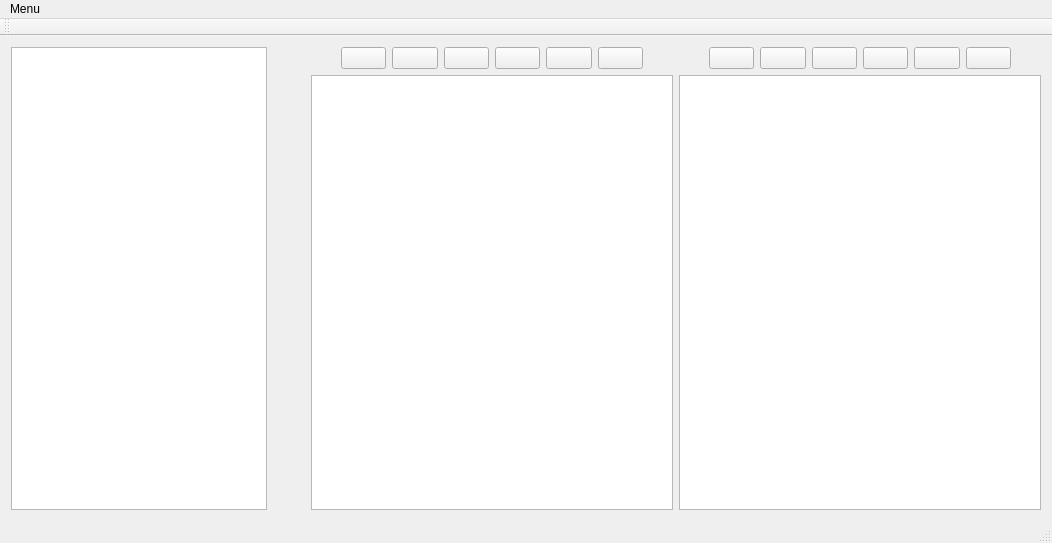
<?xml version="1.0" encoding="UTF-8"?>
<ui version="4.0">
 <class>MainWindow</class>
 <widget class="QMainWindow" name="MainWindow">
  <property name="geometry">
   <rect>
    <x>0</x>
    <y>0</y>
    <width>1052</width>
    <height>543</height>
   </rect>
  </property>
  <property name="sizePolicy">
   <sizepolicy hsizetype="Maximum" vsizetype="Preferred">
    <horstretch>0</horstretch>
    <verstretch>0</verstretch>
   </sizepolicy>
  </property>
  <property name="windowTitle">
   <string>MainWindow</string>
  </property>
  <widget class="QWidget" name="centralWidget">
   <layout class="QHBoxLayout" name="horizontalLayout_3">
    <item>
     <widget class="QTreeView" name="treeView">
      <property name="sizePolicy">
       <sizepolicy hsizetype="Maximum" vsizetype="Expanding">
        <horstretch>0</horstretch>
        <verstretch>0</verstretch>
       </sizepolicy>
      </property>
     </widget>
    </item>
    <item>
     <spacer name="horizontalSpacer_3">
      <property name="orientation">
       <enum>Qt::Horizontal</enum>
      </property>
      <property name="sizeType">
       <enum>QSizePolicy::Maximum</enum>
      </property>
      <property name="sizeHint" stdset="0">
       <size>
        <width>38</width>
        <height>189</height>
       </size>
      </property>
     </spacer>
    </item>
    <item>
     <layout class="QGridLayout" name="gridLayout">
      <item row="0" column="3">
       <layout class="QHBoxLayout" name="horizontalLayout_2">
        <item>
         <spacer name="horizontalSpacer_right_1">
          <property name="orientation">
           <enum>Qt::Horizontal</enum>
          </property>
          <property name="sizeType">
           <enum>QSizePolicy::Fixed</enum>
          </property>
          <property name="sizeHint" stdset="0">
           <size>
            <width>30</width>
            <height>20</height>
           </size>
          </property>
         </spacer>
        </item>
        <item>
         <widget class="QPushButton" name="load_image_right">
          <property name="text">
           <string/>
          </property>
         </widget>
        </item>
        <item>
         <widget class="QPushButton" name="save_image_right">
          <property name="text">
           <string/>
          </property>
         </widget>
        </item>
        <item>
         <widget class="QPushButton" name="clean_image_right">
          <property name="text">
           <string/>
          </property>
         </widget>
        </item>
        <item>
         <widget class="QPushButton" name="add_axis_right">
          <property name="text">
           <string/>
          </property>
         </widget>
        </item>
        <item>
         <widget class="QPushButton" name="add_point_right">
          <property name="text">
           <string/>
          </property>
         </widget>
        </item>
        <item>
         <widget class="QPushButton" name="change_brush_right">
          <property name="text">
           <string/>
          </property>
         </widget>
        </item>
        <item>
         <spacer name="horizontalSpacer_right_2">
          <property name="orientation">
           <enum>Qt::Horizontal</enum>
          </property>
          <property name="sizeType">
           <enum>QSizePolicy::Fixed</enum>
          </property>
          <property name="sizeHint" stdset="0">
           <size>
            <width>30</width>
            <height>20</height>
           </size>
          </property>
         </spacer>
        </item>
       </layout>
      </item>
      <item row="0" column="0">
       <layout class="QHBoxLayout" name="horizontalLayout">
        <item>
         <spacer name="horizontalSpacer_left_1">
          <property name="orientation">
           <enum>Qt::Horizontal</enum>
          </property>
          <property name="sizeType">
           <enum>QSizePolicy::Fixed</enum>
          </property>
          <property name="sizeHint" stdset="0">
           <size>
            <width>30</width>
            <height>20</height>
           </size>
          </property>
         </spacer>
        </item>
        <item>
         <widget class="QPushButton" name="load_image_left">
          <property name="text">
           <string/>
          </property>
         </widget>
        </item>
        <item>
         <widget class="QPushButton" name="save_image_left">
          <property name="text">
           <string/>
          </property>
         </widget>
        </item>
        <item>
         <widget class="QPushButton" name="clean_image_left">
          <property name="text">
           <string/>
          </property>
         </widget>
        </item>
        <item>
         <widget class="QPushButton" name="add_axis_left">
          <property name="text">
           <string/>
          </property>
         </widget>
        </item>
        <item>
         <widget class="QPushButton" name="add_point_left">
          <property name="text">
           <string/>
          </property>
         </widget>
        </item>
        <item>
         <widget class="QPushButton" name="change_brush_left">
          <property name="text">
           <string/>
          </property>
         </widget>
        </item>
        <item>
         <spacer name="horizontalSpacer_left_2">
          <property name="orientation">
           <enum>Qt::Horizontal</enum>
          </property>
          <property name="sizeType">
           <enum>QSizePolicy::Fixed</enum>
          </property>
          <property name="sizeHint" stdset="0">
           <size>
            <width>30</width>
            <height>20</height>
           </size>
          </property>
         </spacer>
        </item>
       </layout>
      </item>
      <item row="1" column="0">
       <widget class="MyGraphicViewer" name="graphicsView_left">
        <property name="sizeAdjustPolicy">
         <enum>QAbstractScrollArea::AdjustToContents</enum>
        </property>
       </widget>
      </item>
      <item row="1" column="3">
       <widget class="MyGraphicViewer" name="graphicsView_right">
        <property name="sizeAdjustPolicy">
         <enum>QAbstractScrollArea::AdjustToContents</enum>
        </property>
       </widget>
      </item>
     </layout>
    </item>
   </layout>
  </widget>
  <widget class="QMenuBar" name="menuBar">
   <property name="geometry">
    <rect>
     <x>0</x>
     <y>0</y>
     <width>1052</width>
     <height>22</height>
    </rect>
   </property>
   <widget class="QMenu" name="menuMenu">
    <property name="title">
     <string>Menu</string>
    </property>
    <addaction name="actionDodaj_pacjenta"/>
    <addaction name="actionUsu_pacjenta"/>
    <addaction name="actionWybierz_folder_roboczy"/>
    <addaction name="actionPomoc"/>
    <addaction name="actionO_programie"/>
   </widget>
   <addaction name="menuMenu"/>
  </widget>
  <widget class="QToolBar" name="mainToolBar">
   <attribute name="toolBarArea">
    <enum>TopToolBarArea</enum>
   </attribute>
   <attribute name="toolBarBreak">
    <bool>false</bool>
   </attribute>
  </widget>
  <widget class="QStatusBar" name="statusBar"/>
  <action name="actionO_programie">
   <property name="text">
    <string>O programie</string>
   </property>
  </action>
  <action name="actionZamknij">
   <property name="text">
    <string>Zamknij</string>
   </property>
  </action>
  <action name="actionDodaj_pacjenta">
   <property name="text">
    <string>Dodaj pacjenta</string>
   </property>
  </action>
  <action name="actionUsu_pacjenta">
   <property name="text">
    <string>Usuń pacjenta</string>
   </property>
  </action>
  <action name="actionWybierz_folder_roboczy">
   <property name="text">
    <string>Wybierz folder roboczy</string>
   </property>
  </action>
  <action name="actionPomoc">
   <property name="text">
    <string>Pomoc</string>
   </property>
  </action>
 </widget>
 <layoutdefault spacing="6" margin="11"/>
 <customwidgets>
  <customwidget>
   <class>MyGraphicViewer</class>
   <extends>QGraphicsView</extends>
   <header location="global">mygraphicviewer.h</header>
  </customwidget>
 </customwidgets>
 <resources/>
 <connections/>
</ui>
